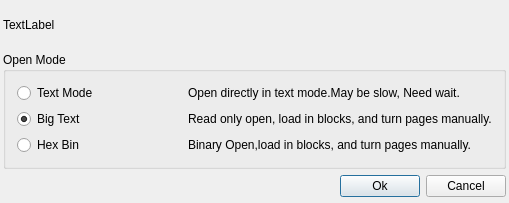
<?xml version="1.0" encoding="UTF-8"?>
<ui version="4.0">
 <class>BigFileMessageClass</class>
 <widget class="QDialog" name="BigFileMessageClass">
  <property name="geometry">
   <rect>
    <x>0</x>
    <y>0</y>
    <width>509</width>
    <height>203</height>
   </rect>
  </property>
  <property name="windowTitle">
   <string>BigFileMessage</string>
  </property>
  <layout class="QVBoxLayout" name="verticalLayout">
   <property name="leftMargin">
    <number>3</number>
   </property>
   <property name="topMargin">
    <number>3</number>
   </property>
   <property name="rightMargin">
    <number>3</number>
   </property>
   <property name="bottomMargin">
    <number>6</number>
   </property>
   <item>
    <widget class="QLabel" name="label">
     <property name="text">
      <string>TextLabel</string>
     </property>
    </widget>
   </item>
   <item>
    <widget class="QGroupBox" name="groupBox">
     <property name="title">
      <string>Open Mode</string>
     </property>
     <layout class="QGridLayout" name="gridLayout">
      <item row="0" column="0">
       <widget class="QRadioButton" name="textMode">
        <property name="text">
         <string>Text Mode</string>
        </property>
       </widget>
      </item>
      <item row="0" column="1">
       <widget class="QLabel" name="label_2">
        <property name="text">
         <string>Open directly in text mode.May be slow, Need wait.</string>
        </property>
       </widget>
      </item>
      <item row="1" column="0">
       <widget class="QRadioButton" name="bigTextMode">
        <property name="text">
         <string>Big Text</string>
        </property>
        <property name="checked">
         <bool>true</bool>
        </property>
       </widget>
      </item>
      <item row="1" column="1">
       <widget class="QLabel" name="label_3">
        <property name="text">
         <string>Read only open, load in blocks, and turn pages manually.</string>
        </property>
       </widget>
      </item>
      <item row="2" column="0">
       <widget class="QRadioButton" name="hexMode">
        <property name="text">
         <string>Hex Bin</string>
        </property>
       </widget>
      </item>
      <item row="2" column="1">
       <widget class="QLabel" name="label_4">
        <property name="text">
         <string>Binary Open,load in blocks, and turn pages manually.</string>
        </property>
       </widget>
      </item>
     </layout>
    </widget>
   </item>
   <item>
    <layout class="QHBoxLayout" name="horizontalLayout">
     <item>
      <spacer name="horizontalSpacer">
       <property name="orientation">
        <enum>Qt::Horizontal</enum>
       </property>
       <property name="sizeHint" stdset="0">
        <size>
         <width>40</width>
         <height>20</height>
        </size>
       </property>
      </spacer>
     </item>
     <item>
      <widget class="QPushButton" name="okBt">
       <property name="text">
        <string>Ok</string>
       </property>
      </widget>
     </item>
     <item>
      <widget class="QPushButton" name="cancelBt">
       <property name="text">
        <string>Cancel</string>
       </property>
      </widget>
     </item>
    </layout>
   </item>
  </layout>
 </widget>
 <layoutdefault spacing="6" margin="11"/>
 <resources/>
 <connections>
  <connection>
   <sender>okBt</sender>
   <signal>clicked()</signal>
   <receiver>BigFileMessageClass</receiver>
   <slot>slot_okBt()</slot>
   <hints>
    <hint type="sourcelabel">
     <x>359</x>
     <y>168</y>
    </hint>
    <hint type="destinationlabel">
     <x>284</x>
     <y>193</y>
    </hint>
   </hints>
  </connection>
  <connection>
   <sender>cancelBt</sender>
   <signal>clicked()</signal>
   <receiver>BigFileMessageClass</receiver>
   <slot>slot_cancelBt()</slot>
   <hints>
    <hint type="sourcelabel">
     <x>448</x>
     <y>176</y>
    </hint>
    <hint type="destinationlabel">
     <x>446</x>
     <y>196</y>
    </hint>
   </hints>
  </connection>
 </connections>
 <slots>
  <slot>slot_okBt()</slot>
  <slot>slot_cancelBt()</slot>
 </slots>
</ui>
